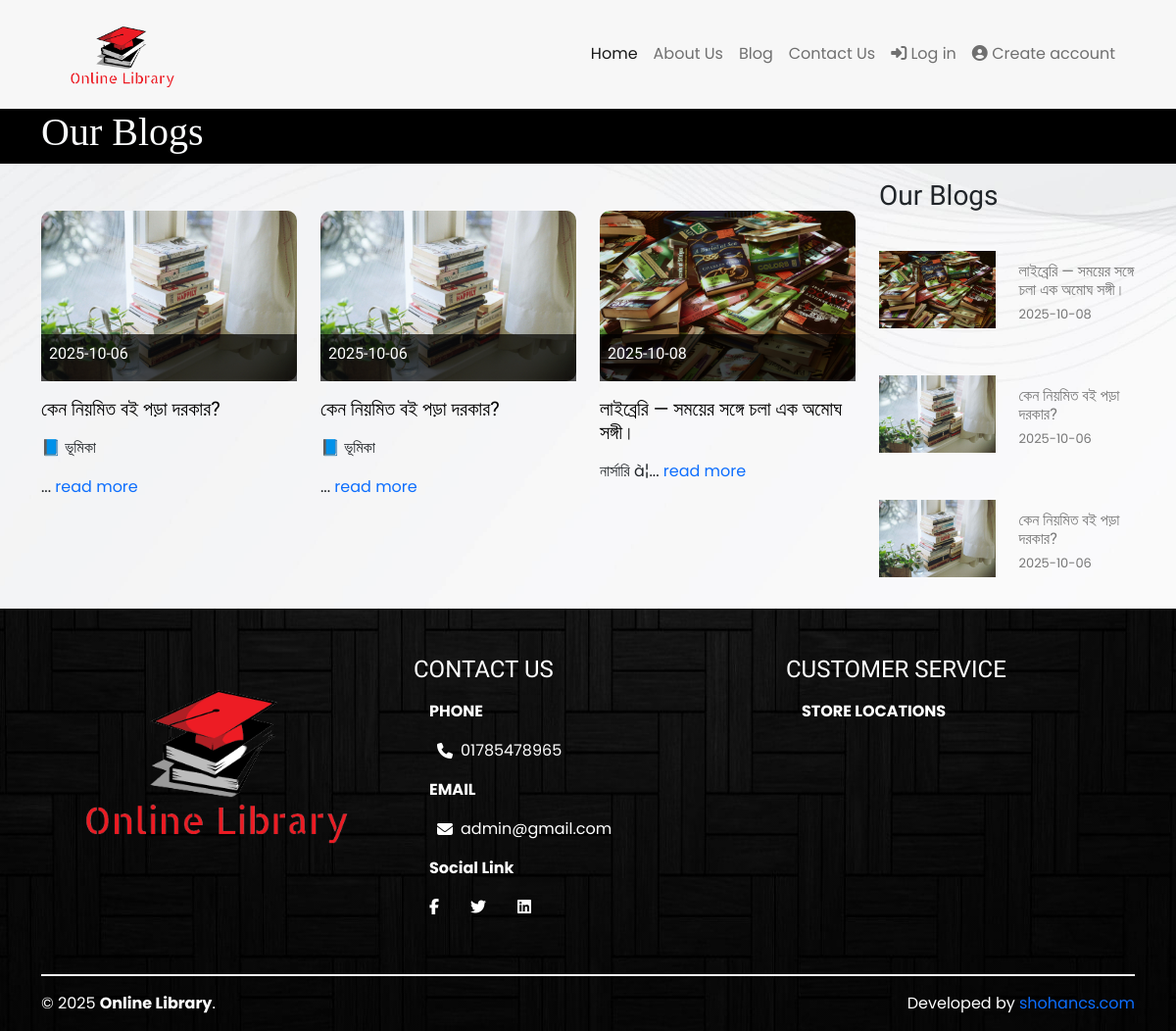
The app's page /blogdetails.php with its own data.
### tables this page shows
CREATE TABLE `blogs` (
  `blog_id` int(11) NOT NULL,
  `image` varchar(255) NOT NULL,
  `blog_title` varchar(255) NOT NULL,
  `blog_text` text NOT NULL,
  `status` int(11) NOT NULL DEFAULT 1 COMMENT '1=Active, 2=InActive',
  `join_date` date NOT NULL
);

CREATE TABLE `users` (
  `user_id` int(11) NOT NULL,
  `fullname` varchar(255) NOT NULL,
  `email` varchar(255) NOT NULL,
  `password` varchar(255) NOT NULL,
  `phone` varchar(255) DEFAULT NULL,
  `address` varchar(255) DEFAULT NULL,
  `image` varchar(255) DEFAULT NULL,
  `role` int(1) NOT NULL DEFAULT 2 COMMENT '1=Admin, 2=User',
  `status` int(1) NOT NULL DEFAULT 1 COMMENT '1=Active, 0=InActive',
  `join_date` date NOT NULL
);

### blogdetails.php (the view, shortened to what this page needs)
<?php include "inc/head.php"; ?>
    <main>
      <section class="blog-details">
        <div class="container d-flex justify-content-between align-items-center">
          <div>
            <h2 class="text-light" style=" font-family: 'Righteous', cursive;
          font-size: 40px;">Our Blogs</h2>
          </div>
        </div>
      </section>
      <section>
        <div class="container">
          <div class="row">
            <div class="col-lg-9">
              <div class="blog-top py-5">
                <div class="blog-btm">
                  <div class="row">
                  <div class="col-lg-12">
                    <div class="row">
                      <?php
                          $sql = "SELECT * FROM blogs ORDER BY blog_title ASC";
                          $allData = mysqli_query($db, $sql);
                          $numOfBlogs = mysqli_num_rows($allData);
                          if ($numOfBlogs == 0) { ?>
                            <div class="alert alert-info" role="alert">
                            <i class="fa-solid fa-bell"> </i> Ooops!! No Blog found in our Bloging aplication. Please make a blog first.
                            </div>
                          <?php }
                          else {
                            while( $row = mysqli_fetch_assoc($allData) ) {
                                $blog_id        = $row['blog_id'];
                                $image        = $row['image'];
                                $blog_title     = $row['blog_title'];
                                $blog_text      = $row['blog_text'];
                                $join_date      = $row['join_date'];
                                ?>
                              <div class="col-lg-4 blog-item pb-4">
                                  <div class="book-thumbnail">
                                    <?php
                                        if (!empty($image)) { ?>
                                          <img src="admin/dist/img/books/<?php echo $image; ?>" alt="" style="width: 100%; border-radius: 10px;">
                                        <?php }
                                        else { ?>
                                          <img src="admin/dist/img/books/blank_book.jpg" alt="" style="width: 100%; height: 250px;">
                                        <?php }
                                      ?>
                                      <div class="author-info">
                                        <span><h1 style="text-align: left;font-size: 16px;padding-left: 8px;"><?php echo $join_date; ?></h1></span>
                                      </div>
                                  </div>
                                  <div class="blog-info py-3">
                                    <a href="blogsearch.php?blog=<?php echo $blog_id; ?>"><h4 style="color: #000; font-size: 20px;"><?php echo $blog_title; ?></h4> </a>
                                    <p style="color: #777; font-size: 12px;"><?php echo substr($blog_text, 0, 30); ?>... <a href="blogsearch.php?blog=<?php echo $blog_id; ?>">read more</a></p>
                                  </div>
                              </div>
                            <?php }
                          }
                      ?>
                    </div>
                  </div>
                  </div>
                </div>
              </div>
            </div>
            <?php include "inc/blog_sidebar.php"; ?>
          </div>
        </div>
      </section>
    </main>
<?php include "inc/footer.php"; ?>

### inc/blog_sidebar.php (shortened to what this page needs)
<div class="col-lg-3">
    <div class="blog-part sticky-top">
        <h3 class="py-3">Our Blogs</h3>
        <?php
            $sql = "SELECT * FROM blogs ORDER BY blog_id DESC";
            $allBooks = mysqli_query($db, $sql);
            $totalBooks = mysqli_num_rows($allBooks);
            if ($totalBooks <= 0) { ?>
              <div class="alert alert-info" role="alert"><i class="fa-solid fa-bell"> </i> Ooops!! No Book found Yet....</div>
            <?php }
            else {
                while ($row = mysqli_fetch_assoc($allBooks)) {
                      $blog_id        = $row['blog_id'];
                      $image        = $row['image'];
                      $blog_title     = $row['blog_title'];
                      $join_date      = $row['join_date'];
                    ?>
                    <div class="row align-items-center py-3">
                        <div class="col-lg-6">
                            <div>
                                <?php
                                  if (!empty($image)) { ?>
                                    <img src="admin/dist/img/books/<?php echo $image; ?>" alt="" width="100%" class="pb-3">
                                  <?php }
                                  else { ?>
                                    <img src="admin/dist/img/books/blank_book.jpg" alt="" class="img-fluid">
                                  <?php }
                                ?>
                            </div>
                        </div>
                        <div class="col-lg-6">
                            <div class="">
                            <a href="blogsearch.php?blog=<?php echo $blog_id; ?>"><h4 style="font-size: 16px; color: #777;"><?php echo $blog_title; ?></h4></a>
                              <p style="font-size: 13px;color: #777;margin: -3px 0px 10px;"><?php echo $join_date; ?></p>
                            </div>
                        </div>
                    </div>
                <?php }
            }
        ?>
    </div>
</div>

### inc/footer.php (shortened to what this page needs)
</main>
<footer style="
    background: linear-gradient( rgba(0, 0, 0, 0.5), rgba(0, 0, 0, 0.5) ), url(assets/images/45603.jpg);
    background-repeat: no-repeat;
    background-size: cover;
    background-position: center;
    background-attachment: fixed;">
    <div class="container py-5 pb-0">
        <div class="row">
            <div class="col-lg-4">
                <div class="logo-ftr">
                    <a href="index.php"><img src="assets/images/logo.png" alt="" width="100%"></a>
                </div>
            </div>
            <div class="col-lg-4 pb-5" id="foot">
                <h4 class="text-white">CONTACT US</h4>
                <ul class="nav flex-column">
                  <li class="nav-item">
                    <a class="nav-link active text-white" aria-current="page" ><strong>PHONE</strong></a>
                  </li>
                  <li class="nav-item">
                    <a class="nav-link text-white" href="">
                        <?php
                            $sql = "SELECT * FROM users WHERE role = 1 ORDER BY fullname ASC";
                            $allUserData = mysqli_query($db, $sql);
                            while( $row = mysqli_fetch_assoc($allUserData) ) {
                                $phone              = $row['phone'];
                                ?>
                                    <div class="d-flex align-items-center">
                                        <i class="fa-solid fa-phone mx-2"></i>
                                        <?php echo $phone ."<br>"; ?>
                                    </div>
                                <?php
                            }
                        ?>
                    </a>
                  </li>
                  <li class="nav-item">
                    <a class="nav-link text-white" ><strong>EMAIL</strong></a>
                  </li>
                  <li class="nav-item">
                    <a class="nav-link text-white" href="https://mail.google.com/mail/u/0/?tab=rm&ogbl#inbox?compose=GTvVlcSHxwCmkSFtmZkphksCSZKZTrWSQLjpLHdqRRvKtGWtcZdLpbrbvLFFTlfrVvvLsqFcFzWJJ">
                        <?php
                            $sql = "SELECT * FROM users WHERE role = 1 ORDER BY fullname ASC";
                            $allUserData = mysqli_query($db, $sql);
                            while( $row = mysqli_fetch_assoc($allUserData) ) {
                                $email          = $row['email'];
                                ?>
                                    <div class="d-flex align-items-center">
                                        <i class="fa-solid fa-envelope mx-2"></i>
                                        <?php echo $email ."<br>"; ?>
                                    </div>
                                <?php
                            }
                        ?>
                    </a>
                  </li>
                  <li class="nav-item">
                    <a class="nav-link text-white" ><strong>Social Link</strong></a>
                  </li>
                  <li class="nav-item">
                    <nav class="nav justify-content-start">
                      <a class="nav-link active text-white" aria-current="page" href="" target="_blank"><i class="fa-brands fa-facebook-f"></i></a>
                      <a class="nav-link text-white" href="#" target="_blank"><i class="fa-brands fa-twitter"></i></a>
                      <a class="nav-link text-white" href="#" target="_blank"><i class="fa-brands fa-linkedin"></i></a>
                    </nav>
                  </li>
                </ul>
            </div>
            <div class="col-lg-4">
                <h4 class="text-white">CUSTOMER SERVICE</h4>
                <ul class="nav flex-column">
                  <li class="nav-item">
                    <a class="nav-link active text-white" aria-current="page"><strong>STORE LOCATIONS</strong></a>
                  </li>
                </ul>
                <span>
                    <iframe src="https://www.google.com/maps/embed?pb=!1m14!1m12!1m3!1d7301.832161750958!2d90.37526630000004!3d23.786002500000002!2m3!1f0!2f0!3f0!3m2!1i1024!2i768!4f13.1!5e0!3m2!1sen!2sbd!4v1667932853950!5m2!1sen!2sbd" width="100%" height="200" style="border:0;" allowfullscreen="" loading="lazy"></iframe>
                </span>
            </div>
            <div class="col-lg-12">
              <div class="bottom-part pb-0">
                <div class="divedier" style="width: 100%; background: whitesmoke; height: 2px;"></div>
                <div class="footer-bottom d-flex justify-content-between align-items-center flex-wrap py-3">
                  <p class="text-white mb-0">&copy; 2025 <strong>Online Library</strong>.</p>
                  <p class="text-white mb-0">Developed by <a href="https://shohancs.com/" target="_blank">shohancs.com</a></p>
                </div>
              </div>
            </div>
        </div>
    </div>
</footer>
  </body>
</html>

### assets/css/style.css (style rules this page uses)
html { scroll-behavior:smooth }
body { font-family:Poppins,sans-serif }
h1,h2,h3,h4,h5,h6 { font-family:'Josefin Sans',sans-serif }
ul { padding:0;margin:0 }
ul li { list-style:none }
a { text-decoration:none }
.book-thumbnail { position:relative }
.author-info { position:absolute;bottom:0;left:0;background:rgb(0 0 0 / .7);padding:10px 0;width:100%;color:#fff;text-align:center }
.blog-details { background:#000 }

### records on screen
blogs: image (picture), join_date "2025-10-06", blog_title "কেন নিয়মিত বই পড়া দরকার?", blog_text "📘 ভূমিকা"
blogs: image (picture), join_date "2025-10-06", blog_title "কেন নিয়মিত বই পড়া দরকার?", blog_text "📘 ভূমিকা"
blogs: image (picture), join_date "2025-10-08", blog_title "লাইব্রেরি — সময়ের সঙ্গে চলা এক অমোঘ সঙ্গী।", blog_text "নার্সারি à¦"
users: phone "01785478965", email "admin@gmail.com"
